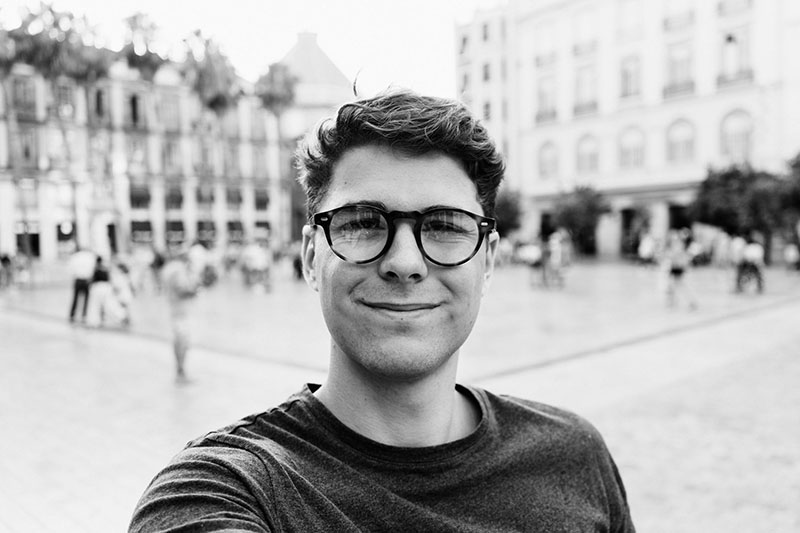
#> input picture Chapter07/sample_faces/img1.jpg, 800 x 533 px; its folder holds only this picture in this run
$ python face_detection.py
#> lines starting #> are read from the running program, lines starting #| are printed output that depends on the picture; after the words box and inside, x2 and y2 are one past the last pixel; in counts of white or black regions, pixels touching at a corner belong together
#> further down, img is the input picture: shape (533, 800, 3); min 0, max 255, mean 178.9
import cv2
import os

face_cascade = cv2.CascadeClassifier('haarcascade_frontalface_default.xml')

def detect_faces(img, draw_box=True):
	# 이미지를 흑백으로 바꾼다.
#> called with draw_box = True
	grayscale_img = cv2.cvtColor(img, cv2.COLOR_BGR2GRAY)

	# 얼굴을 검출한다.
	faces = face_cascade.detectMultiScale(grayscale_img, scaleFactor=1.1,
		minNeighbors=5,
        minSize=(30, 30),
        flags=cv2.CASCADE_SCALE_IMAGE)
#> faces = [[297, 144, 210, 210]]

	face_box, face_coords = None, []

	for (x, y, w, h) in faces:
		if draw_box:
			cv2.rectangle(img, (x, y), (x+w, y+h), (0, 255, 0), 5)
		face_box = img[y:y+h, x:x+w]
		face_coords = [x,y,w,h]
#> this loop made 1 pass
#> pass 1, in detect_faces, `face_box = img[y:y+h, x:x+w]`:
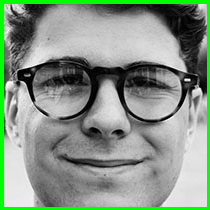
#> face_box: shape (210, 210, 3); mean B, G, R 133.5, 150.2, 133.5
#> after the loop:
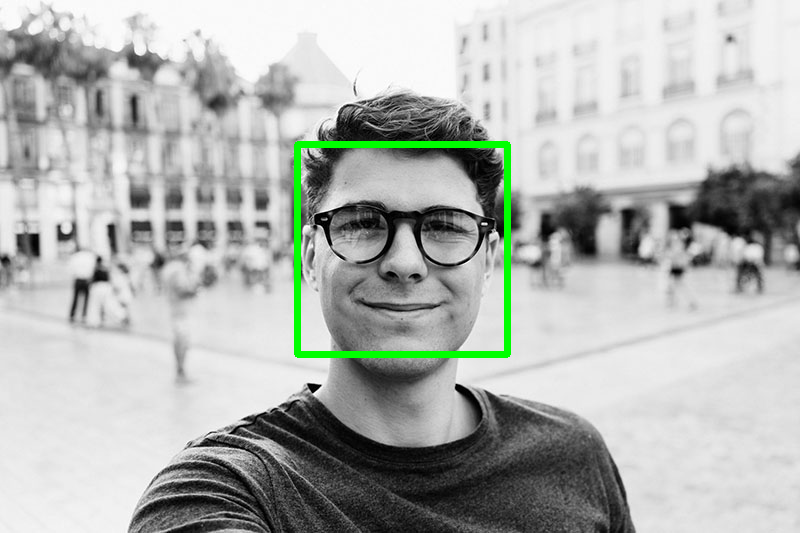
#> img: shape (533, 800, 3); 1.37% of pixels changed, all inside (x1, y1, x2, y2) = (294, 141, 511, 358)

	return img, face_box, face_coords

if __name__ == "__main__":
	files = os.listdir('sample_faces')
	images = [file for file in files if 'jpg' in file]
	for image in images:
		img = cv2.imread('sample_faces/' + image)
		detected_faces, _, _ = detect_faces(img)
		cv2.imwrite('sample_faces/detected_faces/' + image, detected_faces)

$ run again, on Chapter07/sample_faces/img2.jpg
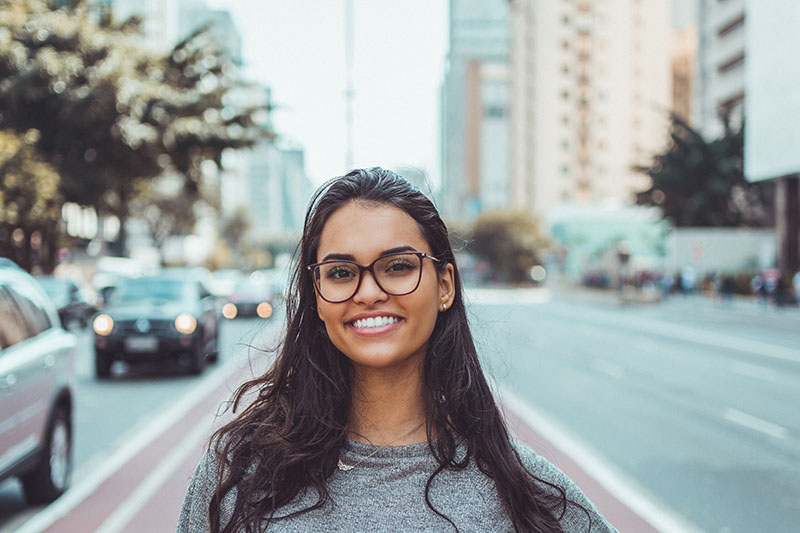
#> input picture Chapter07/sample_faces/img2.jpg, 800 x 533 px
#> img is the input picture: shape (533, 800, 3); mean B, G, R 161, 161.8, 156
#> faces = [[297, 209, 148, 148]]
#> the loop in detect_faces, `for (x, y, w, h) in faces:` made 1 pass
#> pass 1, in detect_faces, `face_box = img[y:y+h, x:x+w]`:
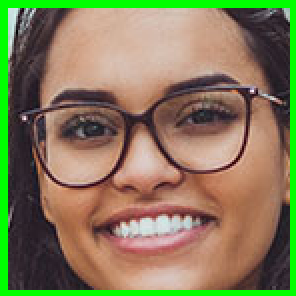
#> face_box: shape (148, 148, 3) (shown 2 times larger); mean B, G, R 89.1, 124.2, 132.1
#> after the loop in detect_faces, `for (x, y, w, h) in faces:`:
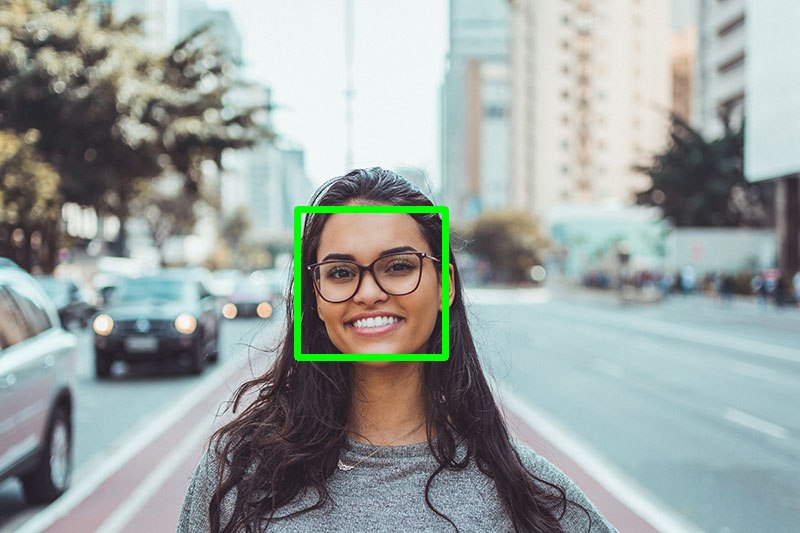
#> img: shape (533, 800, 3); 0.97% of pixels changed, all inside (x1, y1, x2, y2) = (294, 206, 449, 361)

$ run again, on Chapter07/sample_faces/img3.jpg
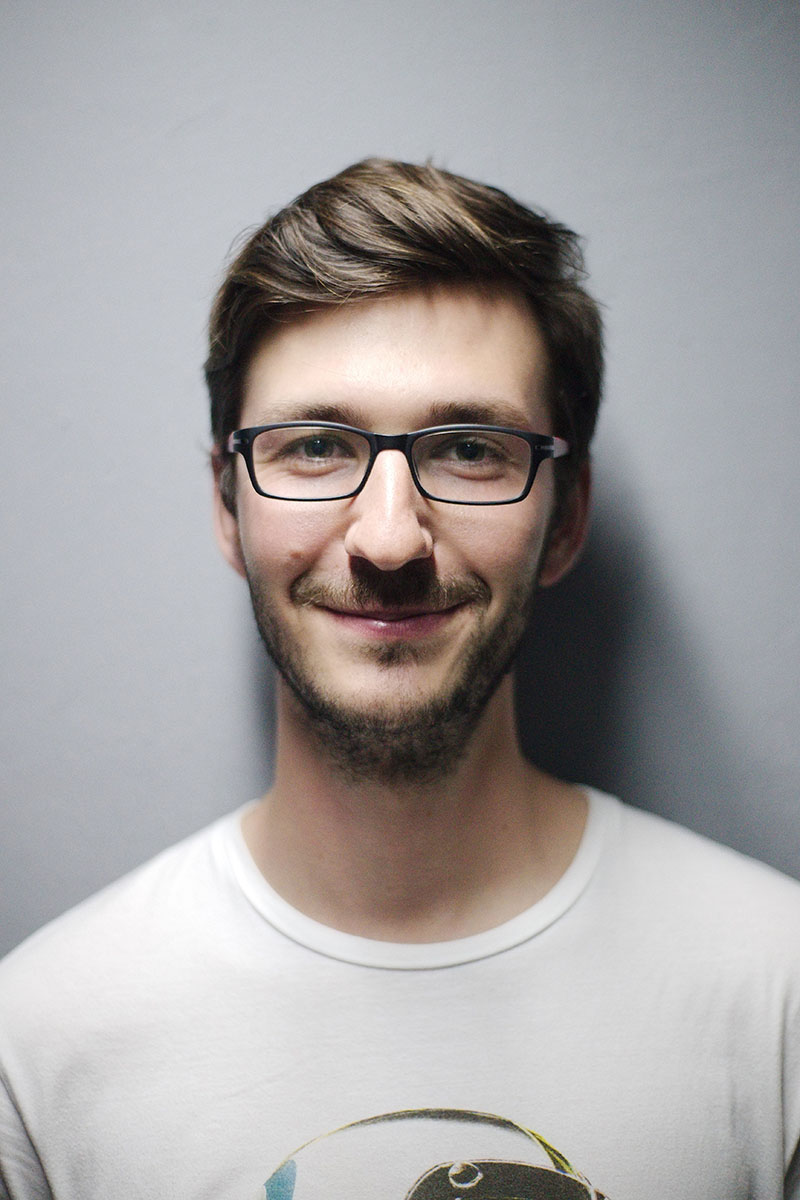
#> input picture Chapter07/sample_faces/img3.jpg, 800 x 1200 px
#> img is the input picture: shape (1200, 800, 3); mean B, G, R 160.8, 160.8, 164.2
#> faces = [[177, 286, 434, 434]]
#> the loop in detect_faces, `for (x, y, w, h) in faces:` made 1 pass
#> pass 1, in detect_faces, `face_box = img[y:y+h, x:x+w]`:
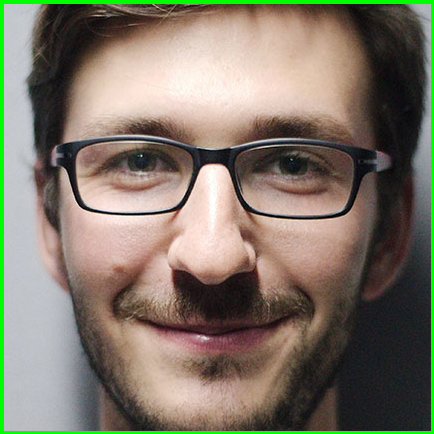
#> face_box: shape (434, 434, 3); mean B, G, R 104.5, 119.5, 127.3
#> after the loop in detect_faces, `for (x, y, w, h) in faces:`:
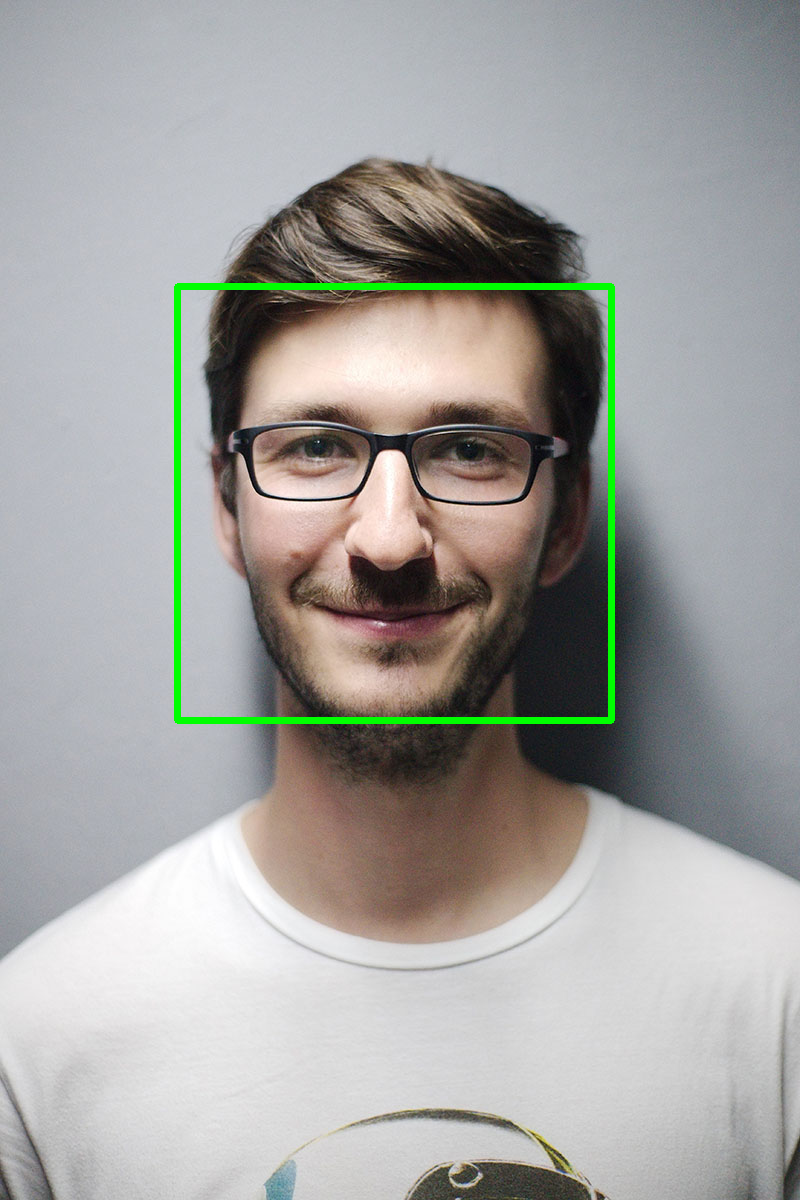
#> img: shape (1200, 800, 3); 1.26% of pixels changed, all inside (x1, y1, x2, y2) = (174, 283, 615, 724)

$ run again, on Chapter07/sample_faces/img4.jpg
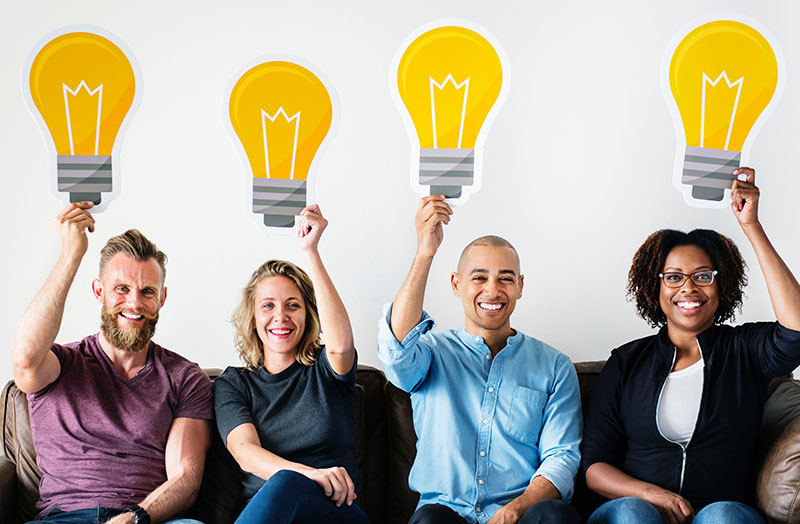
#> input picture Chapter07/sample_faces/img4.jpg, 800 x 524 px
#> img is the input picture: shape (524, 800, 3); mean B, G, R 151.3, 166.4, 173.9
#> faces = [[247, 280, 67, 67], [654, 250, 69, 69], [448, 249, 77, 77], [100, 264, 70, 70]]
#> the loop in detect_faces, `for (x, y, w, h) in faces:` made 4 passes
#> pass 1, in detect_faces, `face_box = img[y:y+h, x:x+w]`:
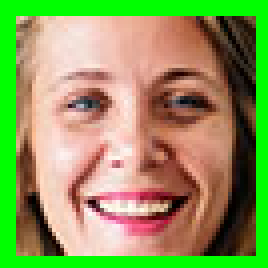
#> face_box: shape (67, 67, 3) (shown 4 times larger); mean B, G, R 90.3, 153.7, 141.4
#> after the loop in detect_faces, `for (x, y, w, h) in faces:`:
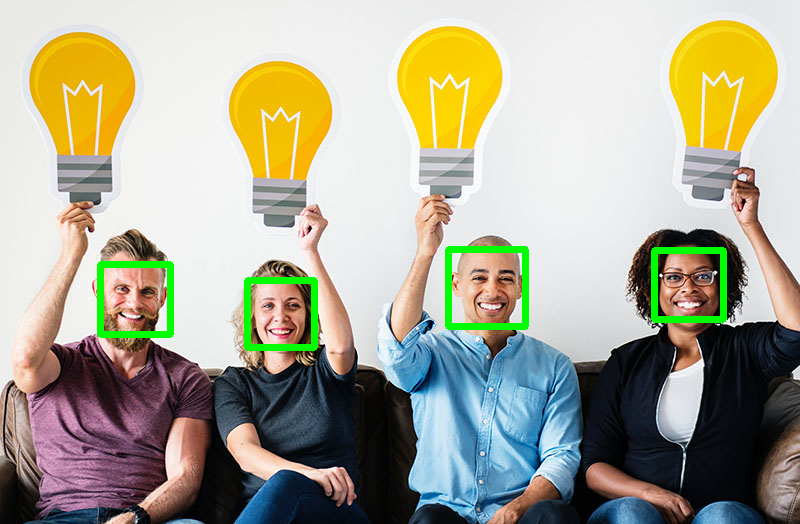
#> img: shape (524, 800, 3); 1.87% of pixels changed, all inside (x1, y1, x2, y2) = (97, 246, 727, 351)
